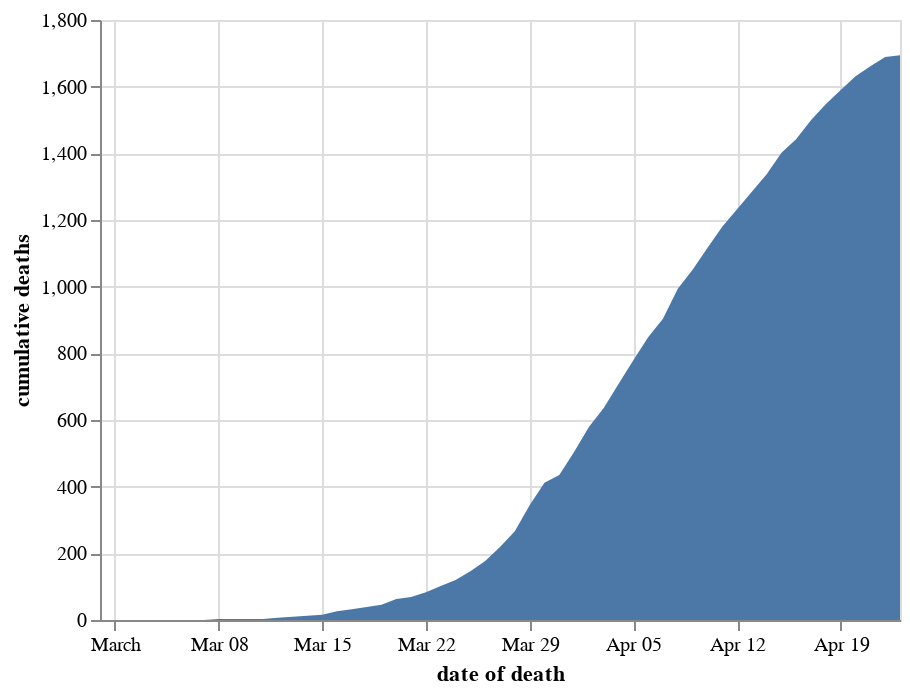

Notebook code cell kept with this figure:
### Markdown cell above
### Cumulative

### Code cell
chart_dodde = chart_doddbt.copy()
chart_dodde = chart_dodde[chart_dodde.code.isin(trustcodes_expressandstar)]
chart_dodde = chart_dodde.groupby(['date of death'], as_index=False)['cumulative deaths'].sum()
alt.Chart(chart_dodde).mark_area().encode(
    x='date of death',
    y='cumulative deaths'
)

### Figure 1 — Vega-Lite specification as saved in the notebook (floating-point values rounded to 4 significant figures)
{"config": {"view": {"continuousWidth": 400, "continuousHeight": 300}}, "data": {"name": "data-91b802156098fd11d777c69264a82286"}, "mark": "area", "encoding": {"x": {"type": "temporal", "field": "date of death"}, "y": {"type": "quantitative", "field": "cumulative deaths"}}, "$schema": "https://vega.github.io/schema/vega-lite/v4.8.1.json", "datasets": {"data-91b802156098fd11d777c69264a82286": [{"date of death": "2020-02-29T00:00:00", "cumulative deaths": 0}, {"date of death": "2020-03-01T00:00:00", "cumulative deaths": 0}, {"date of death": "2020-03-02T00:00:00", "cumulative deaths": 0}, {"date of death": "2020-03-03T00:00:00", "cumulative deaths": 0}, {"date of death": "2020-03-04T00:00:00", "cumulative deaths": 0}, {"date of death": "2020-03-05T00:00:00", "cumulative deaths": 0}, {"date of death": "2020-03-06T00:00:00", "cumulative deaths": 0}, {"date of death": "2020-03-07T00:00:00", "cumulative deaths": 0}, {"date of death": "2020-03-08T00:00:00", "cumulative deaths": 3}, {"date of death": "2020-03-09T00:00:00", "cumulative deaths": 3}, {"date of death": "2020-03-10T00:00:00", "cumulative deaths": 3}, {"date of death": "2020-03-11T00:00:00", "cumulative deaths": 3}, {"date of death": "2020-03-12T00:00:00", "cumulative deaths": 7}, {"date of death": "2020-03-13T00:00:00", "cumulative deaths": 10}, {"date of death": "2020-03-14T00:00:00", "cumulative deaths": 13}, {"date of death": "2020-03-15T00:00:00", "cumulative deaths": 16}, {"date of death": "2020-03-16T00:00:00", "cumulative deaths": 26}, {"date of death": "2020-03-17T00:00:00", "cumulative deaths": 32}, {"date of death": "2020-03-18T00:00:00", "cumulative deaths": 39}, {"date of death": "2020-03-19T00:00:00", "cumulative deaths": 46}, {"date of death": "2020-03-20T00:00:00", "cumulative deaths": 63}, {"date of death": "2020-03-21T00:00:00", "cumulative deaths": 69}, {"date of death": "2020-03-22T00:00:00", "cumulative deaths": 83}, {"date of death": "2020-03-23T00:00:00", "cumulative deaths": 102}, {"date of death": "2020-03-24T00:00:00", "cumulative deaths": 120}, {"date of death": "2020-03-25T00:00:00", "cumulative deaths": 146}, {"date of death": "2020-03-26T00:00:00", "cumulative deaths": 177}, {"date of death": "2020-03-27T00:00:00", "cumulative deaths": 219}, {"date of death": "2020-03-28T00:00:00", "cumulative deaths": 266}, {"date of death": "2020-03-29T00:00:00", "cumulative deaths": 344}, {"date of death": "2020-03-30T00:00:00", "cumulative deaths": 412}, {"date of death": "2020-03-31T00:00:00", "cumulative deaths": 435}, {"date of death": "2020-04-01T00:00:00", "cumulative deaths": 504}, {"date of death": "2020-04-02T00:00:00", "cumulative deaths": 579}, {"date of death": "2020-04-03T00:00:00", "cumulative deaths": 636}, {"date of death": "2020-04-04T00:00:00", "cumulative deaths": 708}, {"date of death": "2020-04-05T00:00:00", "cumulative deaths": 779}, {"date of death": "2020-04-06T00:00:00", "cumulative deaths": 848}, {"date of death": "2020-04-07T00:00:00", "cumulative deaths": 904}, {"date of death": "2020-04-08T00:00:00", "cumulative deaths": 994}, {"date of death": "2020-04-09T00:00:00", "cumulative deaths": 1051}, {"date of death": "2020-04-10T00:00:00", "cumulative deaths": 1116}, {"date of death": "2020-04-11T00:00:00", "cumulative deaths": 1180}, {"date of death": "2020-04-12T00:00:00", "cumulative deaths": 1232}, {"date of death": "2020-04-13T00:00:00", "cumulative deaths": 1285}, {"date of death": "2020-04-14T00:00:00", "cumulative deaths": 1337}, {"date of death": "2020-04-15T00:00:00", "cumulative deaths": 1402}, {"date of death": "2020-04-16T00:00:00", "cumulative deaths": 1443}, {"date of death": "2020-04-17T00:00:00", "cumulative deaths": 1500}, {"date of death": "2020-04-18T00:00:00", "cumulative deaths": 1548}, {"date of death": "2020-04-19T00:00:00", "cumulative deaths": 1590}, {"date of death": "2020-04-20T00:00:00", "cumulative deaths": 1631}, {"date of death": "2020-04-21T00:00:00", "cumulative deaths": 1661}, {"date of death": "2020-04-22T00:00:00", "cumulative deaths": 1689}, {"date of death": "2020-04-23T00:00:00", "cumulative deaths": 1694}]}}
